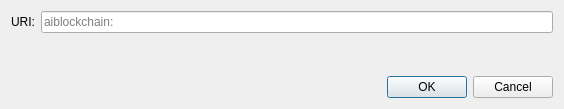
<?xml version="1.0" encoding="UTF-8"?>
<ui version="4.0">
 <class>OpenURIDialog</class>
 <widget class="QDialog" name="OpenURIDialog">
  <property name="geometry">
   <rect>
    <x>0</x>
    <y>0</y>
    <width>564</width>
    <height>109</height>
   </rect>
  </property>
  <property name="windowTitle">
   <string>Open aiblockchain URI</string>
  </property>
  <layout class="QVBoxLayout" name="verticalLayout">
   <item>
    <layout class="QHBoxLayout" name="horizontalLayout">
     <item>
      <widget class="QLabel" name="label">
       <property name="text">
        <string>URI:</string>
       </property>
      </widget>
     </item>
     <item>
      <widget class="QValidatedLineEdit" name="uriEdit">
       <property name="placeholderText">
        <string notr="true">aiblockchain:</string>
       </property>
      </widget>
     </item>
    </layout>
   </item>
   <item>
    <spacer name="verticalSpacer">
     <property name="orientation">
      <enum>Qt::Vertical</enum>
     </property>
     <property name="sizeHint" stdset="0">
      <size>
       <width>20</width>
       <height>40</height>
      </size>
     </property>
    </spacer>
   </item>
   <item>
    <widget class="QDialogButtonBox" name="buttonBox">
     <property name="orientation">
      <enum>Qt::Horizontal</enum>
     </property>
     <property name="standardButtons">
      <set>QDialogButtonBox::Cancel|QDialogButtonBox::Ok</set>
     </property>
    </widget>
   </item>
  </layout>
 </widget>
 <customwidgets>
  <customwidget>
   <class>QValidatedLineEdit</class>
   <extends>QLineEdit</extends>
   <header>qt/qvalidatedlineedit.h</header>
  </customwidget>
 </customwidgets>
 <resources/>
 <connections>
  <connection>
   <sender>buttonBox</sender>
   <signal>accepted()</signal>
   <receiver>OpenURIDialog</receiver>
   <slot>accept()</slot>
   <hints>
    <hint type="sourcelabel">
     <x>248</x>
     <y>254</y>
    </hint>
    <hint type="destinationlabel">
     <x>157</x>
     <y>274</y>
    </hint>
   </hints>
  </connection>
  <connection>
   <sender>buttonBox</sender>
   <signal>rejected()</signal>
   <receiver>OpenURIDialog</receiver>
   <slot>reject()</slot>
   <hints>
    <hint type="sourcelabel">
     <x>316</x>
     <y>260</y>
    </hint>
    <hint type="destinationlabel">
     <x>286</x>
     <y>274</y>
    </hint>
   </hints>
  </connection>
 </connections>
</ui>
